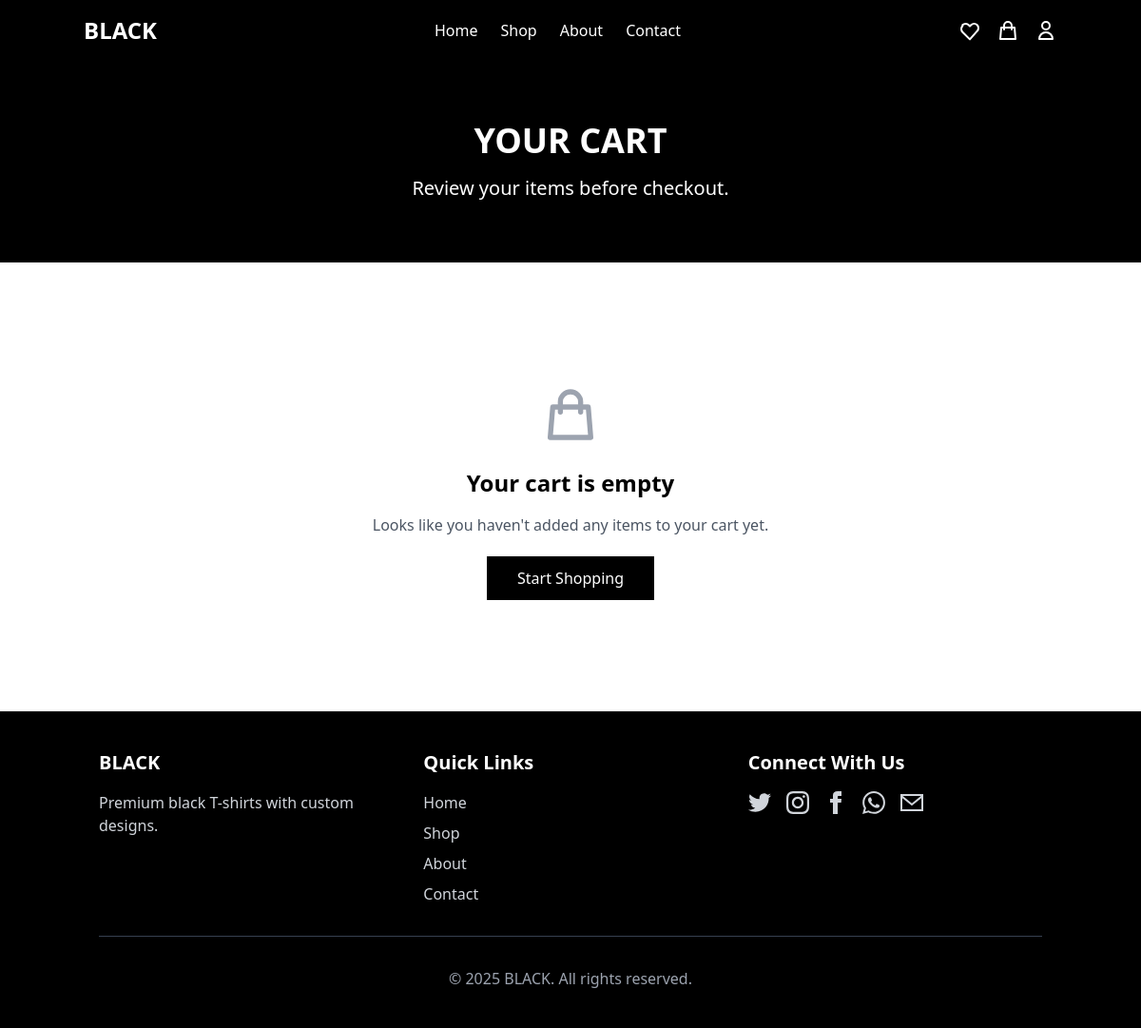
The app's page /cart/ (signed in), older data.
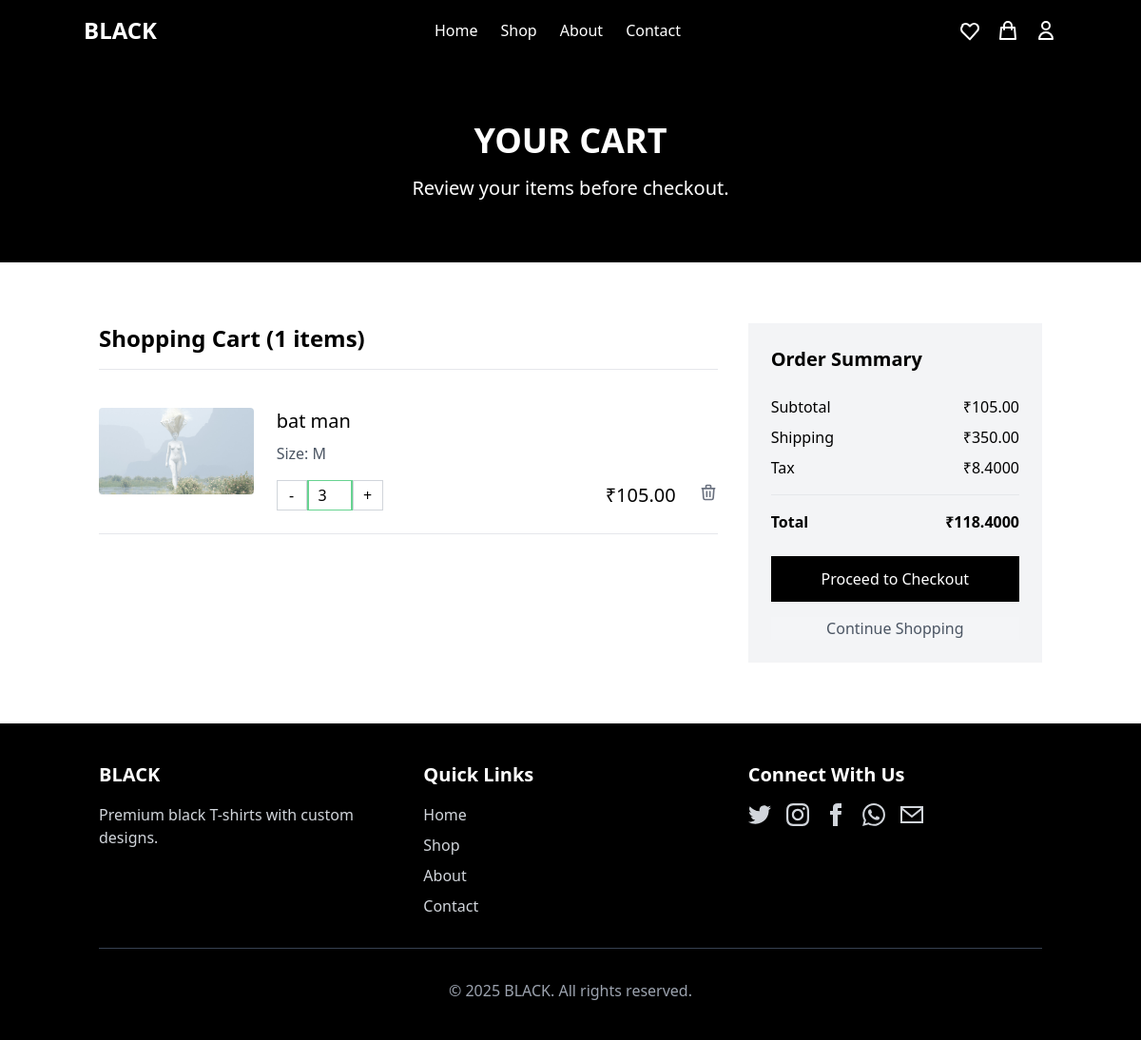
The same page, newer data.
### shop_cart/models.py (models this page shows, shortened)
class CartItem(models.Model):
    user = models.ForeignKey(User, on_delete=models.CASCADE, null=True, blank=True)
    product = models.ForeignKey(Product, on_delete=models.CASCADE)
    quantity = models.PositiveIntegerField(default=1)
    size = models.CharField(max_length=5, choices=[
        ('S', 'Small'),
        ('M', 'Medium'),
        ('L', 'Large'),
        ('XL', 'Extra Large')
    ], default='M')
    session_id = models.CharField(max_length=255, null=True, blank=True)  # For anonymous users
    created_at = models.DateTimeField(auto_now_add=True)
    updated_at = models.DateTimeField(auto_now=True)
    @property
    def total_price(self):
        return self.quantity * self.product.price

### shop_products/models.py (models this page shows, shortened)
class ProductImage(models.Model):
    product = models.ForeignKey(Product, related_name='images', on_delete=models.CASCADE)
    image = models.ImageField(upload_to='products/')
    alt_text = models.CharField(max_length=100, blank=True)
    is_main = models.BooleanField(default=False)
    created_at = models.DateTimeField(auto_now_add=True)
    class Meta:
        ordering = ['is_main', 'created_at']

class Product(models.Model):
    name = models.CharField(max_length=100)
    price = models.DecimalField(max_digits=10, decimal_places=2)
    description = models.TextField()
    short_description = models.CharField(max_length=255, blank=True)
    is_featured = models.BooleanField(default=False)
    in_stock = models.BooleanField(default=True)
    created_at = models.DateTimeField(auto_now_add=True)
    updated_at = models.DateTimeField(auto_now=True)

### shop_cart/views.py (the view)
# urls.py: path('', views.cart_detail, name='cart_detail'),
def cart_detail(request):
    if request.user.is_authenticated:
        cart_items = CartItem.objects.filter(user=request.user)
    else:
        session_id = _get_or_create_session_id(request)
        cart_items = CartItem.objects.filter(session_id=session_id)
    from decimal import Decimal
    subtotal = sum(item.total_price for item in cart_items)
    tax = subtotal * Decimal('0.08')  # 8% tax rate
    total = subtotal + tax + Decimal('5.00')  # $5 shipping
    return render(request, 'shop_cart/cart_detail.html', {
        'cart_items': cart_items,
        'subtotal': subtotal,
        'tax': tax,
        'total': total
    })

### shop_core/context_processors.py (called while the page is built, shortened)
def admin_stats(request):
    if not request.path.startswith('/admin/'):
        return {}

### templates/shop_cart/cart_detail.html (shortened to what the changed rows need)
{% extends 'base.html' %}
{% load static %}
{% block content %}
<section class="py-16 bg-black text-white">
    <div class="container mx-auto px-4 text-center">
        <h1 class="text-4xl font-bold mb-4 hero-text" data-aos="fade-down">YOUR CART</h1>
    </div>
</section>
<section class="py-16 bg-white">
    <div class="container mx-auto px-4">
        {% if cart_items %}
        <div class="flex flex-col lg:flex-row -mx-4">
            <div class="lg:w-2/3 px-4 mb-8 lg:mb-0">
                <div class="border-b border-gray-200 pb-4 mb-4" data-aos="fade-right">
                    <h2 class="text-2xl font-bold">Shopping Cart ({{ cart_items|length }} items)</h2>
                </div>
                {% for item in cart_items %}
                <div class="flex flex-col md:flex-row border-b border-gray-200 py-6 hover:bg-gray-50 transition duration-300 product-card" data-aos="fade-up" data-aos-delay="{{ forloop.counter|add:'100' }}" data-item-id="{{ item.id }}" style="transition: all 0.3s ease;">
                    <div class="md:w-1/4 mb-4 md:mb-0">
                        {% if item.product.images.exists %}
                        {% with main_image=item.product.images.first %}
                        <img src="{{ main_image.image.url }}" alt="{{ item.product.name }}" class="w-full h-auto object-cover rounded shadow-sm">
                        {% endwith %}
                        {% else %}
                        <img src="{% static 'images/cart-placeholder.svg' %}" alt="{{ item.product.name }}" class="w-full h-auto object-cover rounded shadow-sm">
                        {% endif %}
                    </div>
                    <div class="md:w-3/4 md:pl-6 flex flex-col justify-between">
                        <div>
                            <h3 class="text-xl font-medium mb-2">{{ item.product.name }}</h3>
                            <p class="text-gray-600 mb-4">Size: {{ item.size }}</p>
                        </div>
                        <div class="flex flex-col sm:flex-row sm:items-center justify-between">
                            <form method="post" action="{% url 'shop_cart:update_cart' item.id %}" class="flex items-center mb-4 sm:mb-0">
                                <button type="button" class="w-8 h-8 border border-gray-300 flex items-center justify-center animated-btn decrease-btn">-</button>
                                <input type="number" name="quantity" value="{{ item.quantity }}" min="1" class="w-12 h-8 border-t border-b border-gray-300 text-center quantity-input">
                                <button type="button" class="w-8 h-8 border border-gray-300 flex items-center justify-center animated-btn increase-btn">+</button>
                            </form>
                            <div class="flex items-center justify-between">
                                <p class="text-xl font-medium">₹{{ item.total_price }}</p>
                                <form method="post" action="{% url 'shop_cart:remove_from_cart' item.id %}" class="inline">
                                    <button type="submit" class="ml-6 text-gray-500 hover:text-black transition duration-300 animated-btn remove-btn">
                                        <svg xmlns="http://www.w3.org/2000/svg" class="h-5 w-5" fill="none" viewBox="0 0 24 24" stroke="currentColor">
                                            <path stroke-linecap="round" stroke-linejoin="round" stroke-width="2" d="M19 7l-.867 12.142A2 2 0 0116.138 21H7.862a2 2 0 01-1.995-1.858L5 7m5 4v6m4-6v6m1-10V4a1 1 0 00-1-1h-4a1 1 0 00-1 1v3M4 7h16" />
                                        </svg>
                                    </button>
                                </form>
                            </div>
                        </div>
                    </div>
                </div>
                {% endfor %}
            </div>
            <div class="lg:w-1/3 px-4" data-aos="fade-left">
                <div class="bg-gray-100 p-6 order-summary">
                    <h2 class="text-xl font-bold mb-6">Order Summary</h2>
                    <div class="border-b border-gray-200 pb-4 mb-4">
                        <div class="flex justify-between mb-2">
                            <span>Subtotal</span>
                            <span>₹{{ subtotal }}</span>
                        </div>
                        <div class="flex justify-between mb-2">
                            <span>Shipping</span>
                            <span>₹350.00</span>
                        </div>
                        <div class="flex justify-between">
                            <span>Tax</span>
                            <span>₹{{ tax }}</span>
                        </div>
                    </div>
                    <div class="flex justify-between mb-6">
                        <span class="font-bold">Total</span>
                        <span class="font-bold">₹{{ total }}</span>
                    </div>
                    <a href="{% url 'shop_orders:checkout' %}" class="w-full bg-black text-white py-3 hover:bg-gray-800 transition duration-300 mb-4 animated-btn checkout-btn block text-center" style="transition: all 0.3s ease;">Proceed to Checkout</a>
                    <a href="{% url 'shop_products:product_list' %}" class="block text-center text-gray-600 hover:text-black transition duration-300 animated-btn">Continue Shopping</a>
                </div>
            </div>
        </div>
        {% else %}
        <div class="text-center py-16" data-aos="fade-up">
            <svg xmlns="http://www.w3.org/2000/svg" class="h-16 w-16 mx-auto text-gray-400 mb-6" fill="none" viewBox="0 0 24 24" stroke="currentColor">
                <path stroke-linecap="round" stroke-linejoin="round" stroke-width="2" d="M16 11V7a4 4 0 00-8 0v4M5 9h14l1 12H4L5 9z" />
            </svg>
            <h2 class="text-2xl font-bold mb-4 hero-text">Your cart is empty</h2>
            <p class="text-gray-600 mb-8">Looks like you haven't added any items to your cart yet.</p>
            <a href="{% url 'shop_products:product_list' %}" class="bg-black text-white px-8 py-3 hover:bg-gray-800 transition duration-300 animated-btn">Start Shopping</a>
        </div>
        {% endif %}
    </div>
</section>
{% endblock %}

Row changes from the older to the newer data that the page shows:
added CartItem: product.images.first.image (picture), product.name "bat man", size "M", quantity "3", total_price "105.00"
Text that changed along with them:
{{ cart_items|length }}: (not shown) → "1"
{{ subtotal }}: (not shown) → "105.00"
{{ tax }}: (not shown) → "8.4000"
{{ total }}: (not shown) → "118.4000"
text no longer shown: "Your cart is empty Looks like you haven't added any items to your cart yet. Start Shopping"
text now shown: "Shopping Cart ( items) Order Summary Subtotal ₹ Shipping ₹350.00 Tax ₹ Total ₹ Proceed to Checkout Continue Shopping"
